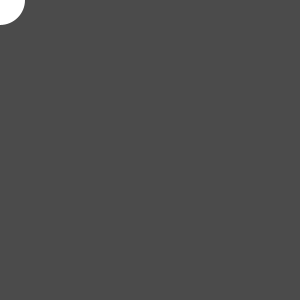
Frame 1 (no input)
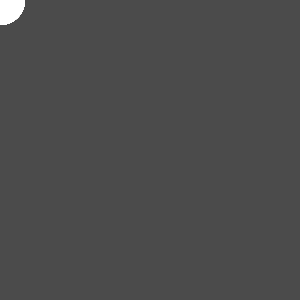
Frame 60 (the mouse pressed at the canvas centre just before this capture)
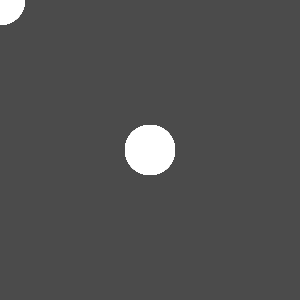
Frame 120 (the mouse held since frame 60 and released just before this capture)

The Processing sketch that drew these frames (run headless with seeded random() and noise(); from frame 60 on, the mouse is pressed at the canvas centre):

// Processing sketch: processing_55195
// ── processing_55195.pde

void setup(){
  background(75);
  size(300,300);
  ellipseMode(CENTER);
  noStroke();
}

int g=50;

void draw(){
  ellipse(mouseX, mouseY, g,g);
}

void mouseClicked() {
  background(75);
  float r = random(255);
  float g = random(255);
  float b = random(255);
  float a = random(255);
  fill(r,g,b,a);
}
